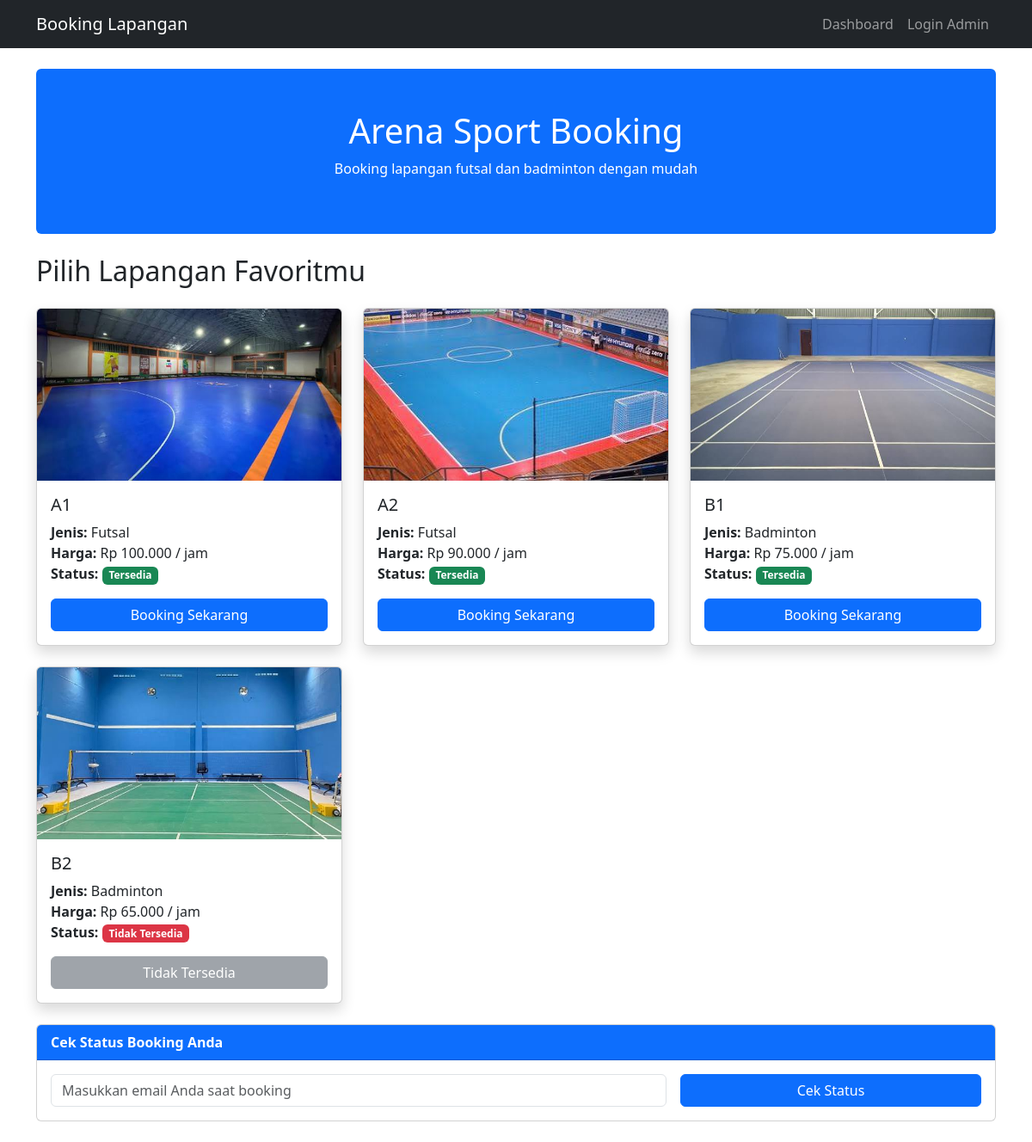
The page / on the database its author committed.
### tables this page shows
CREATE TABLE `lapangan` (
  `id` int(15) NOT NULL,
  `nama_lapangan` varchar(100) NOT NULL,
  `jenis_lapangan` tinyint(4) NOT NULL COMMENT '1=Badminton, 2=Futsal',
  `harga_per_jam` decimal(15,2) NOT NULL,
  `status_lapangan` tinyint(4) DEFAULT 1 COMMENT '1=Tersedia, 0=Tidak Tersedia'
);

### controllers/HomeController.php (called while the page is built, shortened)
<?php
require_once 'models/LapanganModel.php';
class HomeController {
    private $lapanganModel;
    public function __construct() {
        $this->lapanganModel = new LapanganModel();
    }
    public function index() {
        $lapanganList = $this->lapanganModel->getAllLapangan();
        $searchEmail = '';
        include 'views/home/index.php';
    }
}
?>

### models/LapanganModel.php (called while the page is built, shortened)
<?php
require_once 'config/database.php';
class LapanganModel {
    private $conn;
    public function __construct() {
        $database = new Database();
        $this->conn = $database->getConnection();
    }
    public function getAllLapangan() {
        $query = "SELECT * FROM lapangan ORDER BY harga_per_jam DESC";
        $stmt = $this->conn->prepare($query);
        $stmt->execute();
        return $stmt->fetchAll(PDO::FETCH_ASSOC);
    }
}
?>

### config/database.php (called while the page is built, shortened)
<?php
class Database {
    private $host = "localhost";
    private $dbname = "booking_lapangan";
    private $username = "root";
    private $password = "";
    public function getConnection() {
        $this->conn = null;
        try {
            $this->conn = new PDO("mysql:host=" . $this->host . ";dbname=" . $this->dbname, $this->username, $this->password);
            $this->conn->setAttribute(PDO::ATTR_ERRMODE, PDO::ERRMODE_EXCEPTION);
        } catch(PDOException $e) {
            echo "Koneksi gagal: " . $e->getMessage();
        }
        return $this->conn;
    }
}

### views/home/index.php (the view, shortened to what this page needs)
<?php include 'views/templates/header.php'; ?>
<div class="text-center bg-primary text-white p-5 rounded mb-4">
    <h1> Arena Sport Booking</h1>
    <p>Booking lapangan futsal dan badminton dengan mudah</p>
</div>
<h2 class="mb-4">Pilih Lapangan Favoritmu</h2>
<div class="row">
    <?php foreach($lapanganList as $lapangan): ?>
    <div class="col-md-4 mb-4">
        <div class="card h-100 shadow">
            <?php
            $foto_map = [
                'A1' => 'assets/img/A1.jfif',
                'A2' => 'assets/img/A2.jfif',
                'B1' => 'assets/img/B1.jfif',
                'B2' => 'assets/img/B2.jfif',
            ];
            $foto_src = $foto_map[$lapangan['nama_lapangan']] ?? 'assets/img/default.jpg';
            ?>
            <img src="<?= $foto_src ?>" class="card-img-top"
                 alt="<?= htmlspecialchars($lapangan['nama_lapangan']) ?>"
                 style="height: 200px; object-fit: cover;">
            <div class="card-body">
                <h5 class="card-title"><?= htmlspecialchars($lapangan['nama_lapangan']) ?></h5>
                <p class="card-text">
                    <strong>Jenis:</strong>
                    <?php
                        if($lapangan['jenis_lapangan']==1) echo 'Badminton';
                        elseif($lapangan['jenis_lapangan']==2) echo 'Futsal';
                        else echo 'Tennis';
                    ?><br>
                    <strong>Harga:</strong> Rp <?= number_format($lapangan['harga_per_jam'],0,',','.') ?> / jam<br>
                    <strong>Status:</strong>
                    <?php if($lapangan['status_lapangan']==1): ?>
                        <span class="badge bg-success">Tersedia</span>
                    <?php else: ?>
                        <span class="badge bg-danger">Tidak Tersedia</span>
                    <?php endif; ?>
                </p>
                <?php if($lapangan['status_lapangan']==1): ?>
                    <a href="index.php?controller=booking&action=create&id_lapangan=<?= $lapangan['id'] ?>"
                       class="btn btn-primary w-100">Booking Sekarang</a>
                <?php else: ?>
                    <button class="btn btn-secondary w-100" disabled>Tidak Tersedia</button>
                <?php endif; ?>
            </div>
        </div>
    </div>
    <?php endforeach; ?>
</div>
<div class="card mb-4">
    <div class="card-header bg-primary text-white">
        <strong>Cek Status Booking Anda</strong>
    </div>
    <div class="card-body">
        <form method="GET" action="index.php" class="row g-3">
            <div class="col-md-8">
                <input type="email" name="email" class="form-control"
                       placeholder="Masukkan email Anda saat booking"
                       value="<?= htmlspecialchars($searchEmail) ?>" required>
            </div>
            <div class="col-md-4">
                <button type="submit" class="btn btn-primary w-100">    Cek Status</button>
            </div>
        </form>
    </div>
</div>
<?php include 'views/templates/footer.php'; ?>

### index.php (shortened to what this page needs)
<?php
require_once 'controllers/HomeController.php';
$controller = isset($_GET['controller']) ? $_GET['controller'] : 'home';
$action = isset($_GET['action']) ? $_GET['action'] : 'create';
if ($controller == 'home') {
    $homeController = new HomeController();
    if ($action == 'index') {
        $homeController->index();
    } else {
        $homeController->index();
    }
}
else {
    header("Location: index.php?controller=booking&action=create");
}
?>

### views/templates/header.php (shortened to what this page needs)
<!DOCTYPE html>
<html lang="id">
<head>
    <link href="assets/css/bootstrap.min.css" rel="stylesheet">
</head>
<nav class="navbar navbar-expand-lg navbar-dark bg-dark">
    <div class="container">
        <a class="navbar-brand" href="index.php"> Booking Lapangan</a>
        <div class="collapse navbar-collapse" id="navbarNav">
            <ul class="navbar-nav ms-auto">
                <li class="nav-item"><a class="nav-link" href="index.php?controller=home&action=index">Dashboard</a></li>
                <?php if(isset($_SESSION['admin_logged_in']) && $_SESSION['admin_logged_in'] === true): ?>
                    <li class="nav-item"><a class="nav-link" href="index.php?controller=booking&action=index">Kelola Booking</a></li>
                    <li class="nav-item"><a class="nav-link" href="index.php?controller=lapangan&action=index">Kelola Lapangan</a></li>
                    <li class="nav-item"><a class="nav-link text-warning" href="#">Admin: <?= $_SESSION['admin_nama'] ?></a></li>
                    <li class="nav-item"><a class="nav-link btn btn-danger btn-sm text-white" href="index.php?controller=auth&action=logout">Logout</a></li>
                <?php else: ?>
                    <li class="nav-item"><a class="nav-link" href="index.php?controller=auth&action=loginForm">Login Admin</a></li>
                <?php endif; ?>
            </ul>
        </div>
    </div>
</nav>
<div class="container mt-4">

### views/templates/footer.php (shortened to what this page needs)
</div>
</body>
</html>

### rows shown on the page
lapangan: shows a picture, nama_lapangan "A1", jenis_lapangan "Futsal", harga_per_jam "100.000", status_lapangan "Tersedia"
lapangan: shows a picture, nama_lapangan "A2", jenis_lapangan "Futsal", harga_per_jam "90.000", status_lapangan "Tersedia"
lapangan: shows a picture, nama_lapangan "B1", jenis_lapangan "Badminton", harga_per_jam "75.000", status_lapangan "Tersedia"
lapangan: shows a picture, nama_lapangan "B2", jenis_lapangan "Badminton", harga_per_jam "65.000", status_lapangan "Tidak Tersedia"
